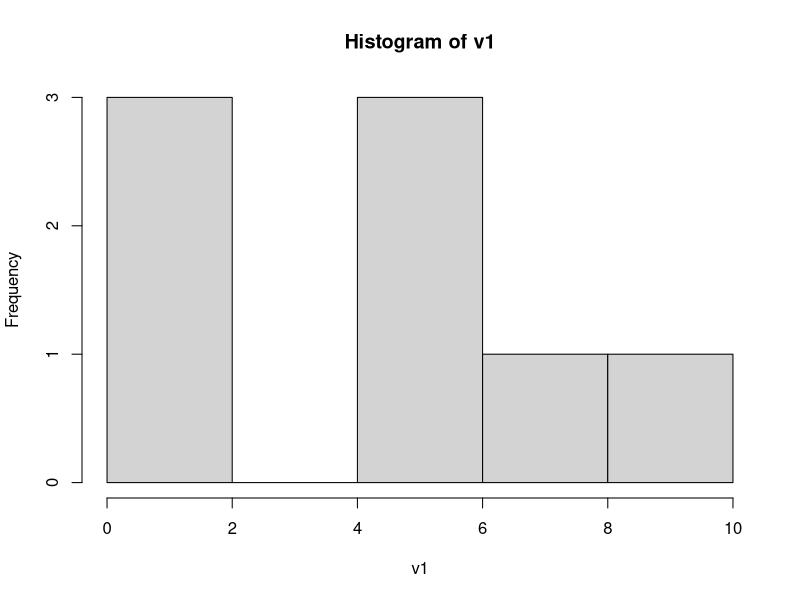
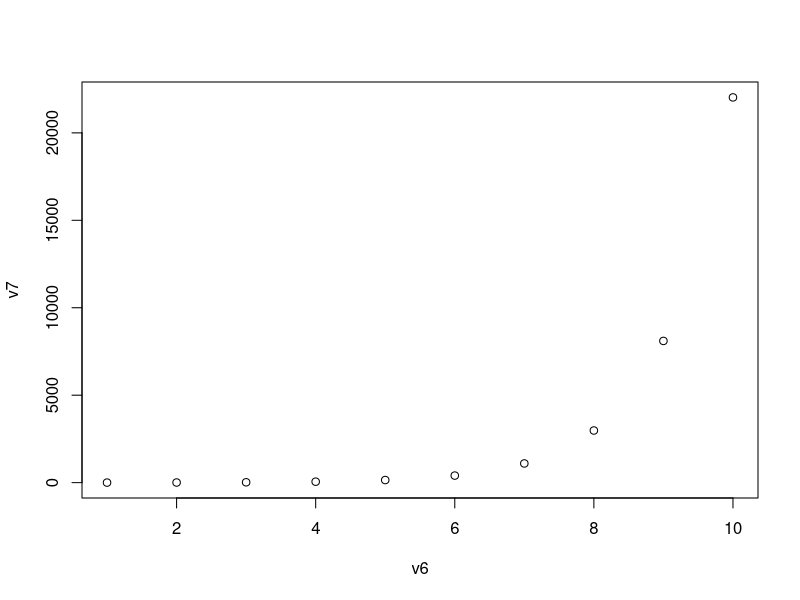
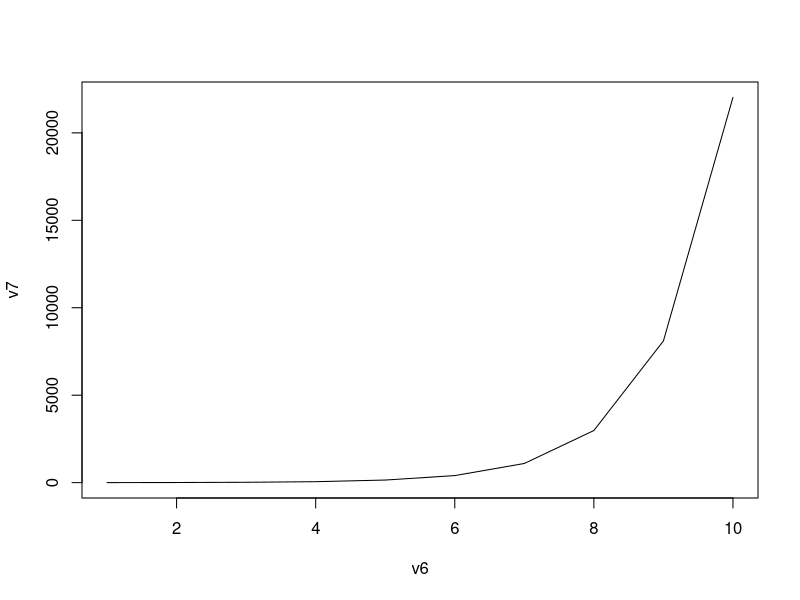
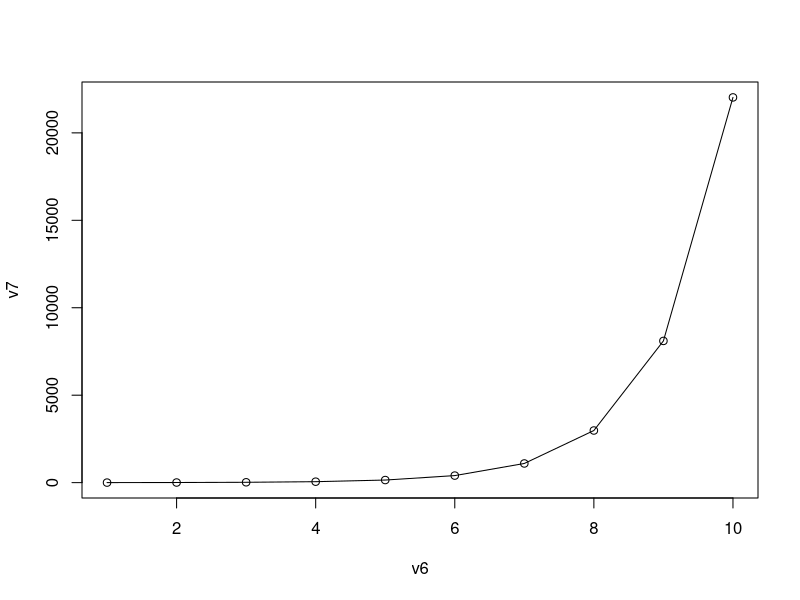
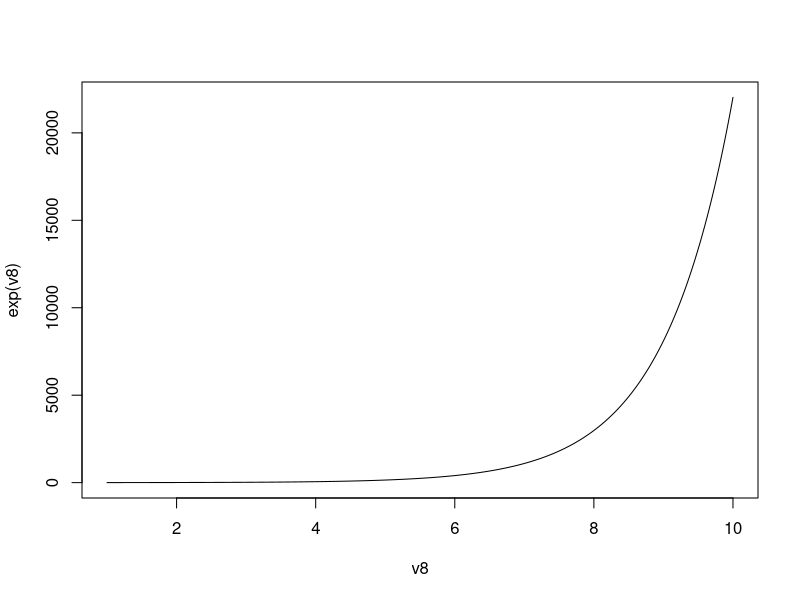

These charts were generated, in order, by the following R code:
a = 3
b <- 5
print(a * b)


truth_value = FALSE
print(!truth_value)
print(truth_value | TRUE)
print(truth_value & TRUE)


x = 2.0
y = 3
z = 3/4
print(x + y + z)


txt = "This is CORE-1."
print(length(txt))
print(nchar(txt))

a = factor("Condition 1")
b = factor("Condition 2")
print(a)
print(b)
print(as.numeric(a))
print(as.numeric(b))

i = 25
if (i > 3){
  print('yes')
} else {
  print('no')
}


square <- function(x){
  squared <- x * x
  return (squared)
}
square(10)


sequence = c(1, 2, 3, 4, 5)

#for (variable in sequence){
  #print(variable)
#}


v1 <- c(10, 0, 0, 7, 6, 6, 2, 5) # Concatenate the numbers and store them in a vector
print(v1)

v2 <- 2:10 # Integer sequence
print(v2)

v3 <- seq(2, 3, by=0.1) # More fine-grained sequence
print(v3)

rep(v1, times=3) # Repeat v1 3 times

rep(v1, each=3) # Repeat each element of v1 3 times

v4 <- rnorm(n=10, mean=0, sd=1) # Sample 10 numbers from a normal distribution with mean 0 and sd 1
print(v4)

v6 <- (1:10)
print(v6)

v6 <- 1:10
print(v6)
v7 <- exp(v6)
v8 <- sapply(v6, exp)

hist(v1)

plot(v6, v7, type="p")
plot(v6, v7, type="l")

plot(v6, v7, type="p")
lines(v6, v7) # Use 'lines' to force R to draw on the already-existing plot

v8 <- seq(1, 10, by=0.01)
plot(v8, exp(v8), type='l')
